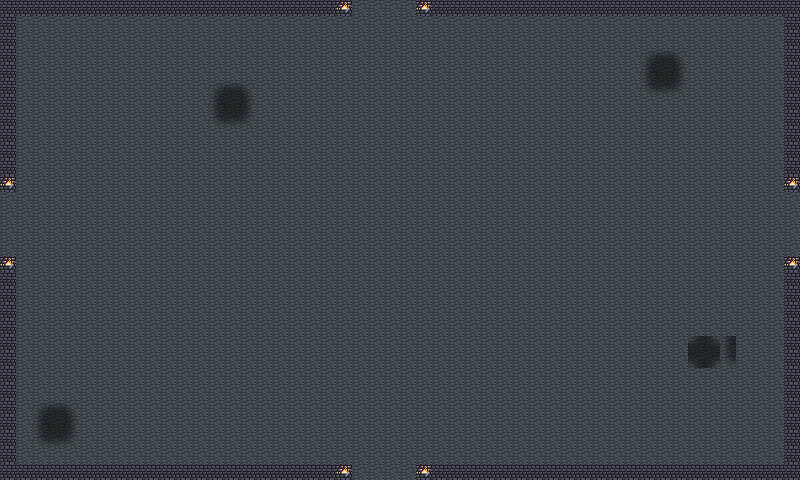

Rendered tile map (Tiled .tmx) drawn with the repository's tilesets; below, a short description and the map source with its tile grids summarised:
An orthogonal 50x30 tile map with 16x16 px tiles, 2 tile layers (BackGround, ForeGround) and 11 objects (DownDoor, UpDoor, RightDoor, LeftDoor).

<map version="1.2" tiledversion="1.3.3" orientation="orthogonal" renderorder="right-down" width="50" height="30" tilewidth="16" tileheight="16" infinite="0" nextlayerid="13" nextobjectid="39">
 <tileset firstgid="1" source="tilesets/sewer_1.tsx" />
 <layer id="3" name="BackGround" width="50" height="30">
  <data>[1500 cells, 1500 non-empty, 2 distinct tile ids]</data>
 </layer>
 <layer id="12" name="ForeGround" width="50" height="30">
  <data>[1500 cells, 45 non-empty, 15 distinct tile ids]</data>
 </layer>
 <objectgroup id="10" name="EnemySpawns" visible="0">
  <object id="31" x="236" y="167.333" width="20" height="24" />
  <object id="32" x="421.333" y="174.667" width="29.3333" height="31.3333" />
  <object id="33" x="531" y="161" width="15" height="9" />
  <object id="34" x="757" y="31" width="16" height="21" />
  <object id="35" x="34" y="26" width="25" height="18" />
  <object id="36" x="28" y="432" width="24" height="21" />
  <object id="37" x="744" y="437" width="25" height="18" />
 </objectgroup>
 <objectgroup id="7" name="Doors">
  <object id="8" name="DownDoor" x="352.333" y="463.333" width="62.5" height="16" />
  <object id="10" name="UpDoor" x="351.333" y="1" width="66.6667" height="14.3333" />
  <object id="11" name="RightDoor" x="784" y="191.5" width="15" height="64" />
  <object id="12" name="LeftDoor" x="1.5" y="201" width="15" height="54.5" />
 </objectgroup>
</map>
